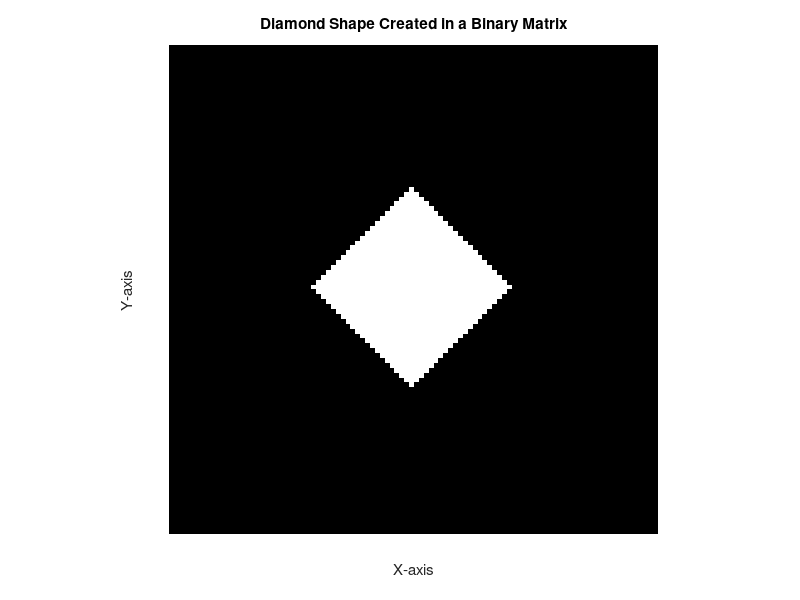

The MATLAB script that drew this image:
% Diamond Shape Creation Script
% Author: Saira Naseem
% Description: This script generates a diamond shape in a binary matrix using the Manhattan distance. 
% It demonstrates how to create geometric shapes programmatically in MATLAB.

% Step 1: Initialize a 100x100 matrix of zeros
% The matrix serves as the canvas for the diamond shape.
A = zeros(100, 100);

% Step 2: Define the diamond's center coordinates
% cx and cy represent the x and y coordinates of the diamond's center, respectively.
cx = 50; % Center of the diamond in the x-direction
cy = 50; % Center of the diamond in the y-direction

% Step 3: Define the half-width of the diamond
half_width = 20; % The half-width determines the diamond's size

% Step 4: Generate the diamond using nested loops
% The nested loops iterate through each element of the matrix.
% The Manhattan distance formula is used to determine if a pixel is within the diamond.
for i = 1:100
    for j = 1:100
        % Calculate the Manhattan distance from the center to the current point
        if abs(cx - i) + abs(cy - j) <= half_width
            % Set the pixel value to white (255) if within the diamond
            A(i, j) = 255;
        end
    end
end

% Step 5: Display the resulting diamond
% The `imshow` function visualizes the matrix as an image.
imshow(A, []);
title('Diamond Shape Created in a Binary Matrix');
xlabel('X-axis');
ylabel('Y-axis');

% Additional Notes:
% - Adjust the matrix size (e.g., 100x100) for different resolutions.
% - Change `cx`, `cy`, and `half_width` to modify the diamond's position and size.
% - The Manhattan distance formula ensures the creation of a diamond shape.